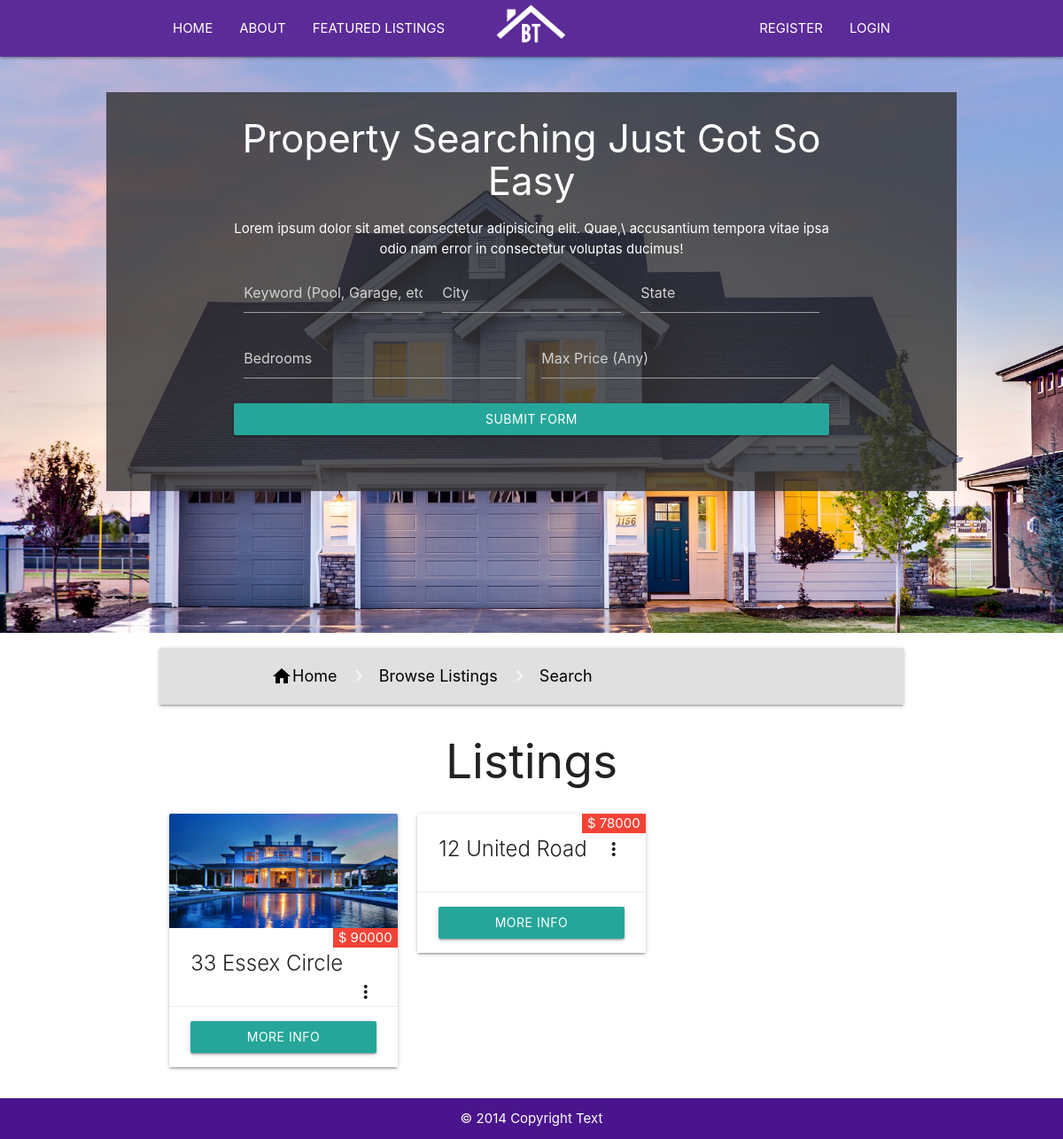
The page /listings/search on the database its author committed.
### listings/models.py (models this page shows)
class Listings(models.Model):
    realtors = models.ForeignKey(m.Realtors,on_delete=models.DO_NOTHING,null=True)
    title = models.CharField(max_length=200)
    address = models.CharField(max_length=200)
    city = models.CharField(max_length=200)
    state = models.CharField(max_length = 100)
    zipcode = models.CharField(max_length=100)
    description = models.TextField(blank=True)
    price = models.IntegerField()
    bedrooms = models.IntegerField()
    bathrooms  = models.IntegerField()
    sqft = models.IntegerField()
    lot_size = models.DecimalField(max_digits=5,decimal_places=1)
    photo_main = models.ImageField(upload_to='photos/')
    photo_1 = models.ImageField(upload_to='photos/' )
    photo_2 = models.ImageField(upload_to='photos/' )
    photo_3 = models.ImageField(upload_to='photos/' )
    photo_4 = models.ImageField(upload_to='photos/' )
    photo_5 = models.ImageField(upload_to='photos/' )
    photo_6 = models.ImageField(upload_to='photos/' )
    is_published = models.BooleanField(default=True)
    list_date = models.DateTimeField(default=datetime.now,blank=True)
    def __str__(self):
        return self.title

### listings/views.py (the view)
def search(request):
    query_list = Listings.objects.order_by('-list_date')
    if "keyword" in request.GET:
        keyword = request.GET["keyword"]
        if keyword:
            query_list = query_list.filter(description__icontains=keyword)
    if "city" in request.GET:
        city = request.GET["city"]
        if city:
            query_list = query_list.filter(city__iexact=city)
    if "state" in request.GET:
        state = request.GET["city"]
        if state:
            query_list = query_list.filter(state__iexact=state)
    if "bedrooms" in request.GET:
        bedrooms = request.GET["bedrooms"]
        if bedrooms:
            print("here")
            query_list = query_list.filter(bedrooms__iexact=bedrooms)
    if "price" in request.GET:
        price = request.GET["price"]
        if price:
            query_list = query_list.filter(price__lte=price)
    print(query_list)
    context={
        "state_choice":state_choices,
        "price_choice":price_choices,
        "listings":query_list,
        'bedroom_choices': bedroom_choices,
        "values":request.GET
    }
    return render(request,"listings/search.html",context)

### templates/listings/search.html (shortened to what this page needs)
{% extends 'base.html'%} {% load staticfiles %} {% block content %}
<section id="showcase">
    <div class="overlay">
        <div class="container center">
            <h3 class="white-text">Property Searching Just Got So Easy</h3>
            <p class="white-text">Lorem ipsum dolor sit amet consectetur adipisicing elit. Quae,\ accusantium tempora vitae
                ipsa odio nam error in consectetur voluptas ducimus!</p>
            <form action="{%url 'search' %}">
                <div class="row">
                    <div class="col s12 m4">
                        <input type="text" name="keyword" id='keyword' placeholder="Keyword (Pool, Garage, etc)" class="white-text">
                    </div>
                    <div class="col s12 m4">
                        <input type="text" name="city" id='city' placeholder="City" class="white-text">
                    </div>
                    <div class="col s12 m4">
                        <input type="text" name="state" id='State' placeholder="State" class="white-text">
                    </div>
                </div>
                <div class="row">
                    <div class="col s12 m6">
                        <input type="text" name="bedrooms" id='Bed' placeholder="Bedrooms" class="white-text">
                    </div>
                    <div class="col s12 m6">
                        <input type="text" name="price" id='Max' placeholder="Max Price (Any)" class="white-text">
                    </div>
                </div>
                <input type="submit" value="Submit Form" class="btn large">
            </form>
        </div>
    </div>
</section>
<div class="container">
    <nav class="bread grey lighten-2">
        <div class="container">
            <div class="nav-wrapper ">
                <div class="col s12">
                    <a href="{% url 'index'%}" class="breadcrumb black-text"><i class="material-icons">home </i> Home</a>
                    <a href="{% url 'listings'%}" class="breadcrumb black-text ">Browse Listings</a>
                    <a href="#" class="breadcrumb black-text active">Search</a>
                </div>
            </div>
        </div>
    </nav>
</div>
<section class="listings">
    <div class="container ">
        <h2 class="center"> Listings</h2>
        <div class="row">
            {% if listings %}
            {% for list in listings%}
            <div class="col s12 m4">
                <div class="card ">
                    <div class="card-image">
                        <img src="{{list.photo_main.url}}" alt="" srcset="">
                        <span class="white-text badge red">$ {{list.price}}</span>
                    </div>
                    <div class="card-content">
                            <span class="card-title activator grey-text text-darken-4">{{list.title}}<i class="material-icons right">more_vert</i></span>
                    </div>
                    <div class="card-action">
                            <a class="btn large" href='/listings/{{list.id}}'>More Info</a>
                        </div>
                </div>
            </div>
            {%endfor%}
            {%endif%}
        </div>
    </div>
</section>
{% endblock %}

### static/css/demo.css (style rules this page uses)
#showcase { background-image: url( '/static/img/showcase.jpg' ); background-position: center; background-size: cover; height: 50vh; min-height: 650px; }
.overlay { background: rgba(51, 51, 51, 0.8); position: absolute; min-height: 450px; width: 80%; margin-top : 5vh; margin-left: 10%; padding-bottom: 3%; }
::placeholder { color: white; opacity: 1; }
.large { width: 100%; }
.bread { margin-top: 2%; margin-bottom: 2%; color: black; }

### rows shown on the page
Listings: photo_main (picture), price "90000", title "33 Essex Circle"
Listings: price "78000", title "12 United Road"
